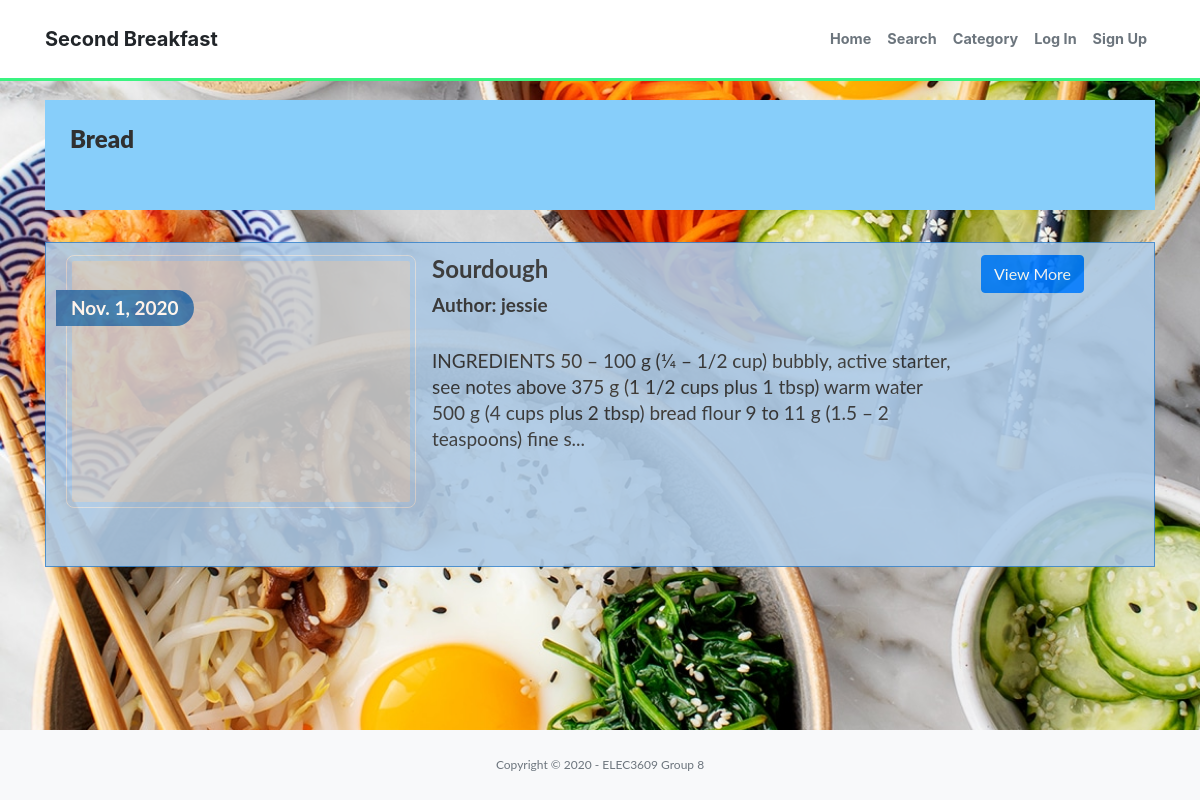
The app's page /Bread/ with its own data.
### recipe/models.py (models this page shows)
class Post(models.Model):
    user = models.ForeignKey(User, on_delete=models.CASCADE)
    title = models.TextField(max_length=75, null=True, blank=False)
    content = models.TextField()
    picture = models.ImageField(upload_to='post_images', null=True, blank=True)
    timestamp = models.DateField(auto_now_add=True)
    category_choices = [
        ('AussieBBQ', 'AussieBBQ'),
        ('BakedSweets', 'BakedSweets'),
        ('Bread', 'Bread'),
        ('Breakfast', 'Breakfast'),
        ('Burgers', 'Burgers'),
        ('Chinese', 'Chinese'),
        ('Dessert', 'Dessert'),
        ('Drinks', 'Drinks'),
        ('Fried Food', 'Fried Food'),
        ('Greek', 'Greek'),
        ('Indian', 'Indian'),
        ('Japanese', 'Japanese'),
        ('Lebanese', 'Lebanese'),
        ('Mexican', 'Mexican'),
        ('Pasta', 'Pasta'),
        ('Pastries', 'Pastries'),
        ('Pies', 'Pies'),
        ('Pizza', 'Pizza'),
        ('Rice', 'Rice'),
        ('Salad', 'Salad'),
        ('Sandwich', 'Sandwich'),
        ('Seafood', 'Seafood'),
        ('Snacks', 'Snacks'),
        ('Soup', 'Soup'),
        ('Steak', 'Steak'),
        ('Thai', 'Thai'),
        ('Vegetarian', 'Vegetarian'),
    ]
    category = models.CharField(
        max_length = 20,
        choices = category_choices,
    )
    @property
    def short_content(self):
        if len(self.content) < 200:
            return self.content
        else:
            return self.content [:200] + '...'
    @property
    def post_img(self):
        if self.picture and hasattr(self.picture, 'url'):
            return self.picture.url

### recipe/views.py (the view)
# urls.py: path('Bread/',recipe_views.Bread, name='Bread'),
def Bread(request):
    allposts = Post.objects.filter(category='Bread')
    return render(request, 'recipies/Bread.html',{'allposts': allposts})

### recipe/templates/recipies/Bread.html (shortened to what this page needs)
{% extends "base.html" %}
{% load static %}
{% block head_css %}
<link rel="stylesheet" type="text/css" href="{% static '/css/myrecipes.css' %}">
{% endblock %}
{% block page_content %}
  <div class="container">
    <ul class="list-group">
      <div class="jumbotron">
        <h2><strong>Bread</strong></h2>
      </div>
      {% for post in allposts %}
      <li class="list-group-item">
        <div  class="row">
          {% if post.post_img %}
          <div class="media col-md-4">
            <figure>
              <img class="media-object img-rounded img-responsive" src="{{post.post_img}}">
              <span class="post-date">{{post.timestamp}}</span>
            </figure>
          </div>
          {% else %}
          <div class="media col-md-4">
            <figure>
              <img class="media-object img-rounded img-responsive" src="http://placehold.it/350x250">
              <span class="post-date">{{post.timestamp}}</span>
            </figure>
          </div>
          {% endif %}
          <div class="col-md-6">
            <h4 class="list-group-item-heading"><strong> {{ post.title }}</strong></h4>
            <p class="list-group-item-text"><strong>Author: {{post.user}}</strong> </p>
            <p class="list-group-item-text"> {{post.short_content}}</p>
          </div>
          <div class="col-md-2">
            <div class="btn-group-vertical">
              <a href="{% url 'detail' pk=post.pk %}" class="btn btn-primary">View More</a>
            </div>
          </div>
        </div>
      </li>
      {% endfor %}
    </ul>
  </div>
{% endblock %}

### elec3609/templates/base.html (shortened to what this page needs)
{% load static %}
<!DOCTYPE html>
<html lang="en">
<head>
    <link rel="stylesheet" href="https://stackpath.bootstrapcdn.com/bootstrap/4.1.3/css/bootstrap.min.css"
>
    <link rel="stylesheet" href="https://use.fontawesome.com/releases/v5.15.0/css/all.css"
>
    <link rel="stylesheet" type="text/css" href="{% static '/css/base.css' %}">
    {% block head_css %}
    {% endblock head_css %}
</head>
<body class="d-flex flex-column">
    <nav class="navbar navbar-expand-lg navbar-light fixed-top py-3" id="mainNav">
        <div class="container">
            <a class="navbar-brand" href="{% url 'index' %}">Second Breakfast</a>
            {% if user.is_authenticated %}
            <div class="collapse navbar-collapse" id="navbarResponsive">
                <ul class="navbar-nav ml-auto">
                    <li class="nav-item active">
                        <a class="nav-link" href="{% url 'index' %}">Home</a>
                    </li>
                    <li class="nav-item">
                        <a class="nav-link" href="{% url 'searchview' %}">Search</a>
                    </li>
                    <li class="nav-item">
                        <a class="nav-link" href="{% url 'category' %}">Category</a>
                    </li>
                    <li class="nav-item dropdown">
                        <a class="nav-link dropdown-toggle" data-toggle="dropdown" href="#">Recipes
                            <span class="caret"></span></a>
                        <ul class="dropdown-menu">
                            <li><a class="nav-link" href="{% url 'favoritepage' %}">My Favorite</a></li>
                            <li><a class="nav-link" href="{% url 'postrecipes' %}">Post A Recipe</a></li>
                            <li><a class="nav-link" href="{% url 'myrecipes' %}">My Recipes</a></li>
                        </ul>
                    </li>
                    <li class="nav-item">
                        <a class="nav-link" href="{% url 'logout' %}">Log Out</a>
                    </li>
                    <li class="nav-item">
                        <a class="nav-link" href="{% url 'profile' %}">{{user}}</a>
                    </li>
                </ul>
            </div>
            {% else %}
            <div class="collapse navbar-collapse" id="navbarResponsive">
                <ul class="navbar-nav ml-auto">
                    <li class="nav-item active">
                        <a class="nav-link" href="{% url 'index' %}">Home</a>
                    </li>
                    <li class="nav-item">
                        <a class="nav-link" href="{% url 'searchview' %}">Search</a>
                    </li>
                    <li class="nav-item">
                        <a class="nav-link" href="{% url 'category' %}">Category</a>
                    </li>
                    <li class="nav-item">
                        <a class="nav-link" href="{% url 'login' %}">Log In</a>
                    </li>
                    <li class="nav-item">
                        <a class="nav-link" href="{% url 'signup' %}">Sign Up</a>
                    </li>
                </ul>
            </div>
            {% endif %}
        </div>
    </nav>
    {% block page_content %}{% endblock %}
    <footer class="bg-light py-4 mt-auto">
        <div class="container">
            <div class="small text-center text-muted">Copyright © 2020 - ELEC3609 Group 8 </div>
        </div>
    </footer>
</body>
</html>

### recipe/static/css/base.css (style rules this page uses)
#mainNav { background-color: #fff; transition: background-color 0.2s ease; border-bottom: solid 3px #3af481; margin-bottom: 2%; }
#mainNav .navbar-brand { font-family: "Merriweather Sans", -apple-system, BlinkMacSystemFont, "Segoe UI", Roboto, "Helvetica Neue", Arial, "Noto Sans", sans-serif, "Apple Color Emoji", "Segoe UI Emoji", "Segoe UI Symbol", "Noto Color Emoji"; font-weight: 700; color: #212529; }
#mainNav .navbar-nav .nav-item .nav-link { color: #6c757d; font-family: "Merriweather Sans", -apple-system, BlinkMacSystemFont, "Segoe UI", Roboto, "Helvetica Neue", Arial, "Noto Sans", sans-serif, "Apple Color Emoji", "Segoe UI Emoji", "Segoe UI Symbol", "Noto Color Emoji"; font-weight: 700; font-size: 0.9rem; }
@media screen and (min-width: 768px) { body { padding-top: 100px; } }
body { height: 100vh; }

### recipe/static/css/myrecipes.css (style rules this page uses)
.row { font-size: 19px; line-height: 1.375em; color: #303030; font-weight: 400; margin-bottom: 30px; }
.list-group-item { border: 1px solid rgba(8, 105, 196, 0.671); border-radius: 0!important; transition: box-shadow 0.5s; background-color: rgb(173, 202, 230); opacity: 0.9; }
body { background: url("/static/assets/post_recipe_bg.jpg"); background-position: center; background-repeat: no-repeat; background-attachment: fixed; background-size: cover; font: 400 15px Lato, sans-serif; line-height: 1.8; }
figure { object-position: center; }
img.media-object { position: center; border-radius: 8px; border: 1px solid #ddd; padding: 5px; width: 350px; height: Auto; }
h2 { font-size: 24px; color: #303030; font-weight: 600; margin-bottom: 30px; }
p { font-size: 19px; line-height: 1.375em; color: #303030; font-weight: 400; margin-bottom: 30px; }
.jumbotron { color: #fff!important; background-color: lightskyblue!important; padding: 25px; border-bottom: 1px solid transparent; border-top-left-radius: 0px; border-top-right-radius: 0px; border-bottom-left-radius: 0px; border-bottom-right-radius: 0px; }
span.post-date { position: absolute; background: #337ab7; top: 35px; left: 5px; color: #fff; border-radius: 0 25px 25px 0; padding: 5px 15px; font-weight: 700; }

### records on screen
Post: timestamp "Nov. 1, 2020", title "Sourdough", user "jessie", short_content "INGREDIENTS 50 – 100 g (1⁄4 – 1/2 cup) bubbly, active starter, see notes above 375 g (1 1/2 cups plus 1 tbsp) warm water 500 g (4 cups plus 2 tbsp) bread flour 9 to 11 g (1.5 – 2 teaspoons) fine s..."
